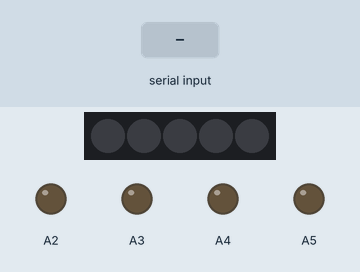
Recording of a sketch running on a simulated Arduino Uno, built with avr-gcc and run on an emulated ATmega328P. Shown: 5 RGB LEDs in strip order, left to right, output pins drawn as LEDs (lit = HIGH). Dashed ring = blinking. The test bench sets the inputs (shaded band). What the sketch prints to the serial monitor is not drawn.

Above: at 1.2 s.
1.3 s: "A" received over Serial
At 2.7 s:
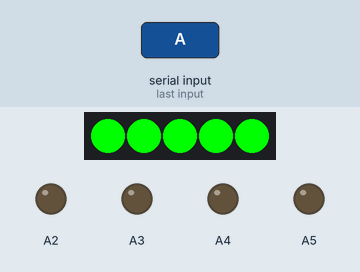
3.0 s: "F" received over Serial
At 4.2 s:
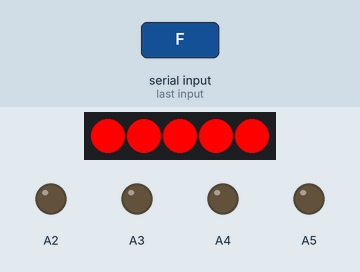
4.7 s: "H" received over Serial
At 5.3 s:
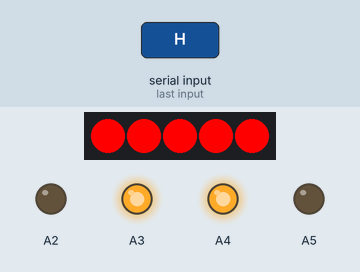
6.2 s: "L" received over Serial
At 6.95 s:
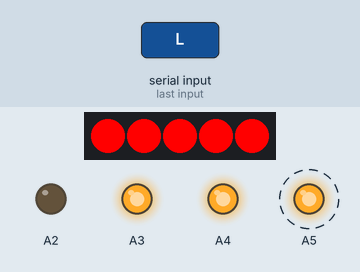
9.2 s: "R" received over Serial
At 9.95 s:
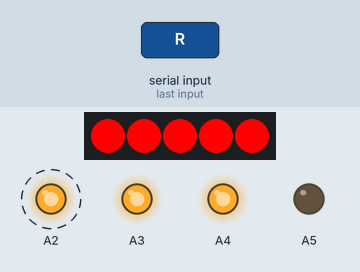
12.2 s: "I" received over Serial
At 13.4 s:
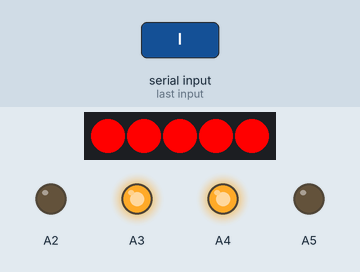
Timing chart, 0 to 14.7 s (numbered marks = the images above; inputs shaded):
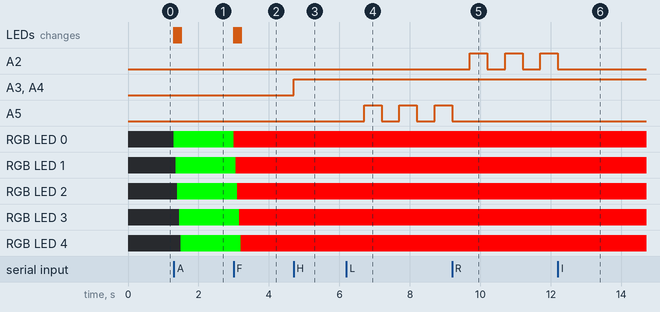

The sketch:

RC_headlight_indicator.ino
```cpp
#include <Adafruit_NeoPixel.h>
#include <MsTimer2.h>

#define NEO_PIN 3
Adafruit_NeoPixel strip = Adafruit_NeoPixel(5, NEO_PIN, NEO_GRB+NEO_KHZ800);

int headLightState = LOW;
unsigned long blinkChk = 0;

void setup() {
  pinMode(A5, OUTPUT);
  pinMode(A4, OUTPUT);
  pinMode(A3, OUTPUT);
  pinMode(A2, OUTPUT);
  strip.begin();
  strip.show();
  Serial.begin(9600);
}

void loop() {
  char inputSignal = Serial.read();

  if(Serial.available()){
    Serial.write(inputSignal);
  }

  if(inputSignal == 'H'){
    if(headLightState){
      digitalWrite(A4, LOW);
      digitalWrite(A3, LOW);
      headLightState = LOW;
    } else {
      digitalWrite(A4, HIGH);
      digitalWrite(A3, HIGH);
      headLightState = HIGH;
    }
  }

  if(inputSignal == 'L'){
    digitalWrite(A2, LOW);
    blinkChk = 0;
    MsTimer2::set(500, leftBlink);
    MsTimer2::start();
  }

  if(inputSignal == 'R'){
    digitalWrite(A5, LOW);
    blinkChk = 0;
    MsTimer2::set(500, rightBlink);
    MsTimer2::start();
  }

  if(inputSignal == 'I'){
    MsTimer2::stop();
    digitalWrite(A5, LOW);
    digitalWrite(A2, LOW);
  }

  if(inputSignal == 'A'){
    warningOn(strip.Color(0,255,0),50);
  }

  if(inputSignal == 'F'){
    warningOn(strip.Color(255,0,0),50);
  }

  if(inputSignal == 'W'){
    warningOff();
  }
}

void leftBlink(){
  if(blinkChk%2){
    digitalWrite(A5, LOW);
  } else {
    digitalWrite(A5, HIGH);
  }
  blinkChk++;

}

void rightBlink(){
  if(blinkChk%2){
    digitalWrite(A2, LOW);
  } else {
    digitalWrite(A2, HIGH);
  }
  blinkChk++;
}

void warningOn(uint32_t c, uint8_t wait){
  for(uint16_t i=0;i<strip.numPixels();i++){
    strip.setPixelColor(i,c);
    strip.show();
    delay(wait);
  }

//  for(uint16_t j=0;j<strip.numPixels();j++){
//    uint16_t pixel = (strip.numPixels()-1)-j;
//    strip.setPixelColor(pixel, 0);
//    strip.show();
//    delay(wait);
//  }
}

void warningOff(){
  uint32_t c = 0;
  for(uint16_t i=0;i<strip.numPixels();i++){
    strip.setPixelColor(i,c);
    strip.show();
  }
}
```

Measured:
- after the input at 1.3 s, RGB LED 0: off → RGB(0, 255, 0) at once; RGB LED 1: off → RGB(0, 255, 0) after 0.05 s; RGB LED 2: off → RGB(0, 255, 0) after 0.10 s; RGB LED 3: off → RGB(0, 255, 0) after 0.15 s; RGB LED 4: off → RGB(0, 255, 0) after 0.20 s; the LEDs: first change at once (image 1 shows a later state)
- after the input at 3.0 s, RGB LED 0: RGB(0, 255, 0) → RGB(255, 0, 0) at once; RGB LED 1: RGB(0, 255, 0) → RGB(255, 0, 0) after 0.05 s
- after the input at 4.7 s, A3, A4: LOW → HIGH at once
- after the input at 6.2 s, A5: alternates HIGH for 0.50 s and LOW for 0.50 s, starting after 0.50 s
- after the input at 9.2 s, A2: alternates HIGH for 0.50 s and LOW for 0.50 s, starting after 0.50 s; A5: goes on until 9.2 s, then stays LOW
- after the input at 12.2 s, A2: goes on until 12.2 s, then stays LOW
